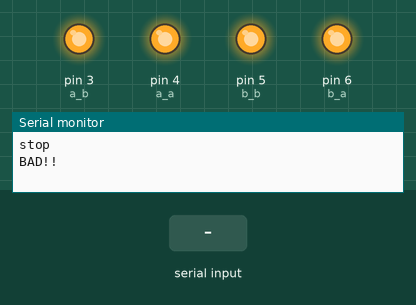
Bench run of a sketch on a simulated Arduino Uno, built with avr-gcc and run on an emulated ATmega328P. On the bench: output pins drawn as LEDs (lit = HIGH), the last lines printed to the serial monitor. Inputs (shaded band) come from the test bench.

Above: at 1.2 s.
1.3 s: "F" received over the second serial link
At 1.8 s:
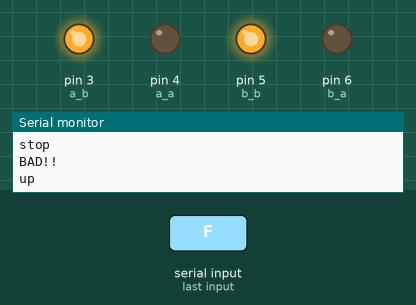
3.8 s: "B" received over the second serial link
At 4.6 s:
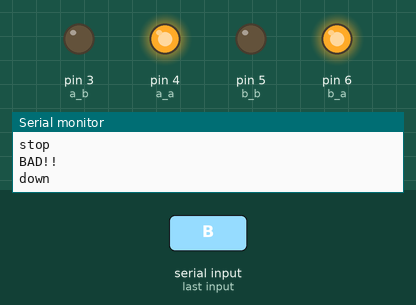
6.3 s: "L" received over the second serial link
At 6.9 s:
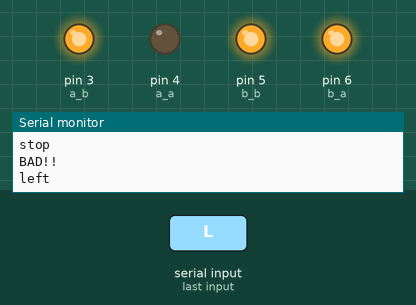
8.8 s: "R" received over the second serial link
At 9.6 s:
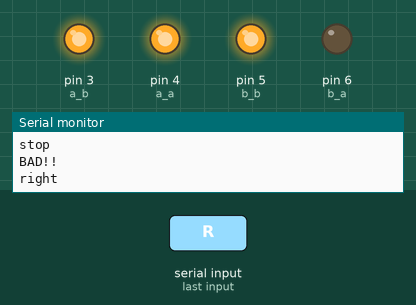
Timing chart, 0 to 11.8 s (numbered marks = the images above; inputs shaded):
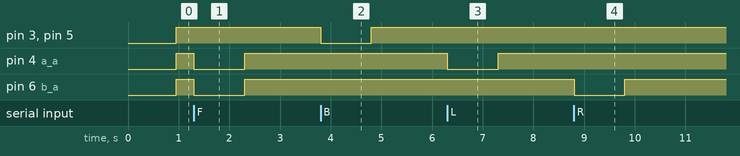

Measured:
- after the input at 1.3 s, pin 4 (a_a), pin 6 (b_a): HIGH → LOW at once, → HIGH 1.0 s later
- after the input at 3.8 s, pin 3 (a_b), pin 5 (b_b): HIGH → LOW at once, → HIGH 1.0 s later
- after the input at 6.3 s, pin 4 (a_a): HIGH → LOW at once, → HIGH 1.0 s later
- after the input at 8.8 s, pin 6 (b_a): HIGH → LOW at once, → HIGH 1.0 s later

The sketch:

BLE_radicon_slave.ino
```cpp
#include <SoftwareSerial.h>
#define a_b 3
#define a_a 4
#define b_b 5
#define b_a 6
SoftwareSerial BLE_Serial(A3, A2);
int x;
char y;


void setup() {
  // put your setup code here, to run once:
  BLE_Serial.begin(9600);
  Serial.begin(9600);
  pinMode(a_b, OUTPUT);
  pinMode(a_a, OUTPUT);
  pinMode(b_a, OUTPUT);
  pinMode(b_b, OUTPUT);
}

void loop() {
  if (BLE_Serial.available()) {
    y = BLE_Serial.read();
    switch (y) {
      case 'F':
        control_up();
        break;
      case 'B':
        control_down();
        break;
      case 'S':
        control_stop();
        break;
      case 'L':
        control_left();
        break;
      case 'R':
        control_right();
        break;
    }
    x = 0;
  }
  else {
    x = x + 1;
    if (x >= 20) {
      control_stop();
      x = 0;
      Serial.println("BAD!!");
    }
  }
  delay(50);
}

void control_up() {
  Serial.println("up");
  digitalWrite(a_b,HIGH);
  digitalWrite(a_a,LOW);
  digitalWrite(b_a,LOW);
  digitalWrite(b_b,HIGH);
}

void control_down() {
  Serial.println("down");
  digitalWrite(a_b,LOW);
  digitalWrite(a_a,HIGH);
  digitalWrite(b_a,HIGH);
  digitalWrite(b_b,LOW);
}

void control_stop() {
  Serial.println("stop");
  digitalWrite(a_b,HIGH);
  digitalWrite(a_a,HIGH);
  digitalWrite(b_a,HIGH);
  digitalWrite(b_b,HIGH);
}

void control_left() {
  Serial.println("left");
  digitalWrite(a_b,HIGH);
  digitalWrite(a_a,LOW);
  digitalWrite(b_a,HIGH);
  digitalWrite(b_b,HIGH);
}

void control_right() {
  Serial.println("right");
  digitalWrite(a_b,HIGH);
  digitalWrite(a_a,HIGH);
  digitalWrite(b_a,LOW);
  digitalWrite(b_b,HIGH);
}
```
